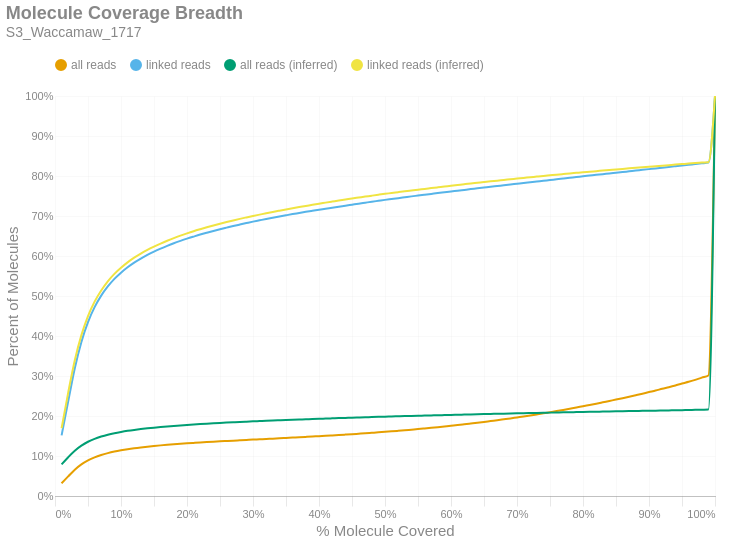

Here is the notebook cell this chart was saved with:
### Markdown cell above
### Molecule Read Coverage
This chart shows molecule coverage breadth as computed by the number of bases aligned to that molecule. In other words, "*how much of each unique long molecule is actually sequenced/aligned?*" Keep in mind there is a distinction between sequences and alignments, since some sequences belonging to a particular molecule may not align well and wouldn't appear in the alignment data. This chart also shows molecule coverage breadth as computed by the *inferred fragment* from which the aligned sequences originate. Unlike read coverage, this calculation takes into account the total insert size, including unsequenced gaps between the forward and reverse reads. Like the previous figures, these are cumulative percents.

### Code cell
if SKIPLR:
    print_html(f"Skipped")
else:
    binned_df = consolidated_hist(valids['coverage_bp'], mask, 0.01, True)
    binned_df_inf = consolidated_hist(valids['coverage_inserts'], mask, 0.01, True)
    binned_df = binned_df.with_columns(pl.lit(binned_df_inf['all reads (cumsum)']).alias('all reads (inferred)'))
    binned_df = binned_df.with_columns(pl.lit(binned_df_inf['linked reads (cumsum)']).alias('linked reads (inferred)'))
    binned_df = binned_df.with_columns(
        (pl.col('bin').cast(pl.Float64) + 0.01).alias('right_edge')
    )

    with SafeRender(binned_df):
        (
            density_plot(binned_df, 'Molecule Coverage Breadth', samplename, 'molcov', ['all reads (inferred)','linked reads (inferred)'])
            .encode(
                #x=alt.X('bin:Q', title="% Molecule Covered").axis(format = '%').scale(padding=0),
                x=alt.X('right_edge:Q', title="% Molecule Covered").axis(format='%').scale(padding=0),
                y=alt.Y('value:Q', title='Percent of Molecules')
                    .axis(format='%')
                    .stack(False)
                    .scale(domainMin=0, padding=0),
                color=alt.Color("key:N").scale(domain = ["all reads", "linked reads", "all reads (inferred)", "linked reads (inferred)"]),
                tooltip = [
                    alt.Tooltip("key:N", title = "Data Type"),
                    alt.Tooltip("range_label:N", title="% Molecule Covered"),
                    alt.Tooltip("value:Q", format = ".2%", title="% Molecules")
                ]
            )
        ).display()

### Figure 1 — Vega-Lite specification as saved in the notebook (floating-point values rounded to 4 significant figures)
{"width": "container", "height": 400, "config": {"title": {"anchor": "start", "dy": -15, "fontSize": 18, "color": "#888888", "subtitleColor": "#888888", "subtitleFontSize": 14}, "arc": {"fill": "#0072B2"}, "axis": {"domainColor": "#888888", "domainWidth": 0.5, "gridWidth": 0.2, "grid": false, "titleFontWeight": 400, "titleFontSize": 15, "labelFontSize": 11, "labelColor": "#888888", "tickColor": "#888888", "tickWidth": 0.2, "titleColor": "#888888"}, "axisBand": {"grid": false}, "axisX": {"grid": true, "tickSize": 10, "domainCap": "round"}, "axisY": {"domain": false, "grid": true, "tickSize": 0, "domainCap": "round"}, "background": "transparent", "header": {"labelFontSize": 15, "labelColor": "#888888", "titleFontSize": 15, "titleFontWeight": 600, "titleColor": "#888888"}, "legend": {"labelFont": "sans-serif", "labelFontSize": 12, "labelColor": "#888888", "symbolSize": 100, "symbolType": "circle", "titleFontSize": 12, "titlePadding": 10, "titleColor": "#888888", "title": null, "orient": "top"}, "range": {"category": ["#E69F00", "#56B4E9", "#009E73", "#F0E442", "#0072B2", "#D55E00", "#CC79A7", "#000000"], "diverging": ["#cfe8f3", "#a2d4ec", "#73bfe2", "#46abdb", "#1696d2", "#12719e"]}, "area": {"fill": "#0072B2", "fillOpacity": 0.7, "line": true, "strokeOpacity": 0.7}, "line": {"color": "#0072B2", "stroke": "#0072B2", "strokeWidth": 2}, "trail": {"color": "#0072B2", "stroke": "#0072B2", "strokeWidth": 0, "size": 1}, "point": {"filled": true, "fillOpacity": 1.0, "size": 95}, "text": {"color": "#888888", "fontSize": 11, "align": "right", "fontWeight": 400, "size": 11}, "bar": {"fill": "#0072B2", "stroke": null}, "view": {"stroke": null, "continuousWidth": 660, "continuousHeight": 400}}, "data": {"name": "data-dedf51bd5bcb6459f2e1c04db0c3f595"}, "mark": {"type": "line", "interpolate": "monotone", "point": {"opacity": 0, "size": 275}}, "encoding": {"color": {"field": "key", "scale": {"domain": ["all reads", "linked reads", "all reads (inferred)", "linked reads (inferred)"]}, "type": "nominal"}, "tooltip": [{"field": "key", "title": "Data Type", "type": "nominal"}, {"field": "range_label", "title": "% Molecule Covered", "type": "nominal"}, {"field": "value", "format": ".2%", "title": "% Molecules", "type": "quantitative"}], "x": {"axis": {"format": "%"}, "field": "right_edge", "scale": {"padding": 0}, "title": "% Molecule Covered", "type": "quantitative"}, "y": {"axis": {"format": "%"}, "field": "value", "scale": {"domainMin": 0, "padding": 0}, "stack": false, "title": "Percent of Molecules", "type": "quantitative"}}, "params": [{"name": "param_c36ac31b6afebe62", "select": {"type": "point", "fields": ["key"]}, "bind": "legend"}], "title": {"text": "Molecule Coverage Breadth", "subtitle": "S3_Waccamaw_1717"}, "transform": [{"fold": ["all reads (cumsum)", "linked reads (cumsum)", "all reads (inferred)", "linked reads (inferred)"]}, {"calculate": "replace(datum.key, ' (cumsum)', '')", "as": "key"}, {"filter": {"param": "param_c36ac31b6afebe62"}}], "usermeta": {"embedOptions": {"downloadFileName": "S3_Waccamaw_1717.molcov"}}, "$schema": "https://vega.github.io/schema/vega-lite/v6.1.0.json", "datasets": {"data-dedf51bd5bcb6459f2e1c04db0c3f595": [{"bin": "0.0", "interval": "0.0-0.01", "all reads": 0.03171, "linked reads": 0.1517, "all reads (cumsum)": 0.03171, "linked reads (cumsum)": 0.1517, "range_label": "0.0-0.01", "all reads (inferred)": 0.07897, "linked reads (inferred)": 0.1695, "right_edge": 0.01}, {"bin": "0.01", "interval": "0.01-0.02", "all reads": 0.01727, "linked reads": 0.08491, "all reads (cumsum)": 0.04897, "linked reads (cumsum)": 0.2366, "range_label": "0.01-0.02", "all reads (inferred)": 0.09701, "linked reads (inferred)": 0.2585, "right_edge": 0.02}, {"bin": "0.02", "interval": "0.02-0.03", "all reads": 0.01677, "linked reads": 0.08287, "all reads (cumsum)": 0.06575, "linked reads (cumsum)": 0.3195, "range_label": "0.02-0.03", "all reads (inferred)": 0.1133, "linked reads (inferred)": 0.3395, "right_edge": 0.03}, {"bin": "0.03", "interval": "0.03-0.04", "all reads": 0.01332, "linked reads": 0.06578, "all reads (cumsum)": 0.07907, "linked reads (cumsum)": 0.3852, "range_label": "0.03-0.04", "all reads (inferred)": 0.126, "linked reads (inferred)": 0.4022, "right_edge": 0.04}, {"bin": "0.04", "interval": "0.04-0.05", "all reads": 0.009999, "linked reads": 0.04935, "all reads (cumsum)": 0.08907, "linked reads (cumsum)": 0.4346, "range_label": "0.04-0.05", "all reads (inferred)": 0.1356, "linked reads (inferred)": 0.4498, "right_edge": 0.05}, {"bin": "0.05", "interval": "0.05-0.06", "all reads": 0.007613, "linked reads": 0.03754, "all reads (cumsum)": 0.09668, "linked reads (cumsum)": 0.4721, "range_label": "0.05-0.06", "all reads (inferred)": 0.1429, "linked reads (inferred)": 0.4859, "right_edge": 0.06}, {"bin": "0.06", "interval": "0.06-0.07", "all reads": 0.005841, "linked reads": 0.02876, "all reads (cumsum)": 0.1025, "linked reads (cumsum)": 0.5009, "range_label": "0.06-0.07", "all reads (inferred)": 0.1486, "linked reads (inferred)": 0.5138, "right_edge": 0.07}, {"bin": "0.07", "interval": "0.07-0.08", "all reads": 0.004683, "linked reads": 0.023, "all reads (cumsum)": 0.1072, "linked reads (cumsum)": 0.5239, "range_label": "0.07-0.08", "all reads (inferred)": 0.1533, "linked reads (inferred)": 0.5367, "right_edge": 0.08}, {"bin": "0.08", "interval": "0.08-0.09", "all reads": 0.003857, "linked reads": 0.01892, "all reads (cumsum)": 0.1111, "linked reads (cumsum)": 0.5428, "range_label": "0.08-0.09", "all reads (inferred)": 0.157, "linked reads (inferred)": 0.5553, "right_edge": 0.09}, {"bin": "0.09", "interval": "0.09-0.1", "all reads": 0.003183, "linked reads": 0.0156, "all reads (cumsum)": 0.1142, "linked reads (cumsum)": 0.5584, "range_label": "0.09-0.1", "all reads (inferred)": 0.1602, "linked reads (inferred)": 0.5707, "right_edge": 0.1}, {"bin": "0.1", "interval": "0.1-0.11", "all reads": 0.002765, "linked reads": 0.01352, "all reads (cumsum)": 0.117, "linked reads (cumsum)": 0.5719, "range_label": "0.1-0.11", "all reads (inferred)": 0.1629, "linked reads (inferred)": 0.5842, "right_edge": 0.11}, {"bin": "0.11", "interval": "0.11-0.12", "all reads": 0.002377, "linked reads": 0.01162, "all reads (cumsum)": 0.1194, "linked reads (cumsum)": 0.5836, "range_label": "0.11-0.12", "all reads (inferred)": 0.1653, "linked reads (inferred)": 0.5958, "right_edge": 0.12}, {"bin": "0.12", "interval": "0.12-0.13", "all reads": 0.002061, "linked reads": 0.01006, "all reads (cumsum)": 0.1214, "linked reads (cumsum)": 0.5936, "range_label": "0.12-0.13", "all reads (inferred)": 0.1674, "linked reads (inferred)": 0.6061, "right_edge": 0.13}, {"bin": "0.13", "interval": "0.13-0.14", "all reads": 0.001855, "linked reads": 0.009045, "all reads (cumsum)": 0.1233, "linked reads (cumsum)": 0.6027, "range_label": "0.13-0.14", "all reads (inferred)": 0.1692, "linked reads (inferred)": 0.6152, "right_edge": 0.14}, {"bin": "0.14", "interval": "0.14-0.15", "all reads": 0.001708, "linked reads": 0.008336, "all reads (cumsum)": 0.125, "linked reads (cumsum)": 0.611, "range_label": "0.14-0.15", "all reads (inferred)": 0.1709, "linked reads (inferred)": 0.6234, "right_edge": 0.15}, {"bin": "0.15", "interval": "0.15-0.16", "all reads": 0.001554, "linked reads": 0.007528, "all reads (cumsum)": 0.1266, "linked reads (cumsum)": 0.6185, "range_label": "0.15-0.16", "all reads (inferred)": 0.1724, "linked reads (inferred)": 0.6309, "right_edge": 0.16}, {"bin": "0.16", "interval": "0.16-0.17", "all reads": 0.001443, "linked reads": 0.006965, "all reads (cumsum)": 0.128, "linked reads (cumsum)": 0.6255, "range_label": "0.16-0.17", "all reads (inferred)": 0.1739, "linked reads (inferred)": 0.638, "right_edge": 0.17}, {"bin": "0.17", "interval": "0.17-0.18", "all reads": 0.001336, "linked reads": 0.006447, "all reads (cumsum)": 0.1293, "linked reads (cumsum)": 0.6319, "range_label": "0.17-0.18", "all reads (inferred)": 0.1753, "linked reads (inferred)": 0.6447, "right_edge": 0.18}, {"bin": "0.18", "interval": "0.18-0.19", "all reads": 0.001222, "linked reads": 0.005873, "all reads (cumsum)": 0.1306, "linked reads (cumsum)": 0.6378, "range_label": "0.18-0.19", "all reads (inferred)": 0.1765, "linked reads (inferred)": 0.6508, "right_edge": 0.19}, {"bin": "0.19", "interval": "0.19-0.2", "all reads": 0.001156, "linked reads": 0.005547, "all reads (cumsum)": 0.1317, "linked reads (cumsum)": 0.6434, "range_label": "0.19-0.2", "all reads (inferred)": 0.1777, "linked reads (inferred)": 0.6565, "right_edge": 0.2}, {"bin": "0.2", "interval": "0.2-0.21", "all reads": 0.001081, "linked reads": 0.00518, "all reads (cumsum)": 0.1328, "linked reads (cumsum)": 0.6485, "range_label": "0.2-0.21", "all reads (inferred)": 0.1788, "linked reads (inferred)": 0.6618, "right_edge": 0.21}, {"bin": "0.21", "interval": "0.21-0.22", "all reads": 0.001057, "linked reads": 0.005021, "all reads (cumsum)": 0.1339, "linked reads (cumsum)": 0.6536, "range_label": "0.21-0.22", "all reads (inferred)": 0.1798, "linked reads (inferred)": 0.6668, "right_edge": 0.22}, {"bin": "0.22", "interval": "0.22-0.23", "all reads": 0.0009772, "linked reads": 0.004623, "all reads (cumsum)": 0.1348, "linked reads (cumsum)": 0.6582, "range_label": "0.22-0.23", "all reads (inferred)": 0.1808, "linked reads (inferred)": 0.6717, "right_edge": 0.23}, {"bin": "0.23", "interval": "0.23-0.24", "all reads": 0.0009345, "linked reads": 0.004432, "all reads (cumsum)": 0.1358, "linked reads (cumsum)": 0.6626, "range_label": "0.23-0.24", "all reads (inferred)": 0.1818, "linked reads (inferred)": 0.6763, "right_edge": 0.24}, {"bin": "0.24", "interval": "0.24-0.25", "all reads": 0.0009099, "linked reads": 0.004254, "all reads (cumsum)": 0.1367, "linked reads (cumsum)": 0.6669, "range_label": "0.24-0.25", "all reads (inferred)": 0.1827, "linked reads (inferred)": 0.6807, "right_edge": 0.25}, {"bin": "0.25", "interval": "0.25-0.26", "all reads": 0.0008638, "linked reads": 0.004027, "all reads (cumsum)": 0.1375, "linked reads (cumsum)": 0.6709, "range_label": "0.25-0.26", "all reads (inferred)": 0.1835, "linked reads (inferred)": 0.6848, "right_edge": 0.26}, {"bin": "0.26", "interval": "0.26-0.27", "all reads": 0.000859, "linked reads": 0.003972, "all reads (cumsum)": 0.1384, "linked reads (cumsum)": 0.6749, "range_label": "0.26-0.27", "all reads (inferred)": 0.1843, "linked reads (inferred)": 0.6889, "right_edge": 0.27}, {"bin": "0.27", "interval": "0.27-0.28", "all reads": 0.0008454, "linked reads": 0.003762, "all reads (cumsum)": 0.1392, "linked reads (cumsum)": 0.6786, "range_label": "0.27-0.28", "all reads (inferred)": 0.1852, "linked reads (inferred)": 0.6928, "right_edge": 0.28}, {"bin": "0.28", "interval": "0.28-0.29", "all reads": 0.0008481, "linked reads": 0.00367, "all reads (cumsum)": 0.1401, "linked reads (cumsum)": 0.6823, "range_label": "0.28-0.29", "all reads (inferred)": 0.1859, "linked reads (inferred)": 0.6965, "right_edge": 0.29}, {"bin": "0.29", "interval": "0.29-0.3", "all reads": 0.0008556, "linked reads": 0.003622, "all reads (cumsum)": 0.141, "linked reads (cumsum)": 0.6859, "range_label": "0.29-0.3", "all reads (inferred)": 0.1866, "linked reads (inferred)": 0.7, "right_edge": 0.3}, {"bin": "0.3", "interval": "0.3-0.31", "all reads": 0.0008201, "linked reads": 0.003325, "all reads (cumsum)": 0.1418, "linked reads (cumsum)": 0.6892, "range_label": "0.3-0.31", "all reads (inferred)": 0.1873, "linked reads (inferred)": 0.7034, "right_edge": 0.31}, {"bin": "0.31", "interval": "0.31-0.32", "all reads": 0.0008382, "linked reads": 0.003315, "all reads (cumsum)": 0.1426, "linked reads (cumsum)": 0.6926, "range_label": "0.31-0.32", "all reads (inferred)": 0.1881, "linked reads (inferred)": 0.7068, "right_edge": 0.32}, {"bin": "0.32", "interval": "0.32-0.33", "all reads": 0.0007948, "linked reads": 0.002997, "all reads (cumsum)": 0.1434, "linked reads (cumsum)": 0.6956, "range_label": "0.32-0.33", "all reads (inferred)": 0.1887, "linked reads (inferred)": 0.7101, "right_edge": 0.33}, {"bin": "0.33", "interval": "0.33-0.34", "all reads": 0.000843, "linked reads": 0.00311, "all reads (cumsum)": 0.1442, "linked reads (cumsum)": 0.6987, "range_label": "0.33-0.34", "all reads (inferred)": 0.1894, "linked reads (inferred)": 0.7132, "right_edge": 0.34}, {"bin": "0.34", "interval": "0.34-0.35", "all reads": 0.0008679, "linked reads": 0.003071, "all reads (cumsum)": 0.1451, "linked reads (cumsum)": 0.7017, "range_label": "0.34-0.35", "all reads (inferred)": 0.19, "linked reads (inferred)": 0.7163, "right_edge": 0.35}, {"bin": "0.35", "interval": "0.35-0.36", "all reads": 0.0008696, "linked reads": 0.003002, "all reads (cumsum)": 0.146, "linked reads (cumsum)": 0.7047, "range_label": "0.35-0.36", "all reads (inferred)": 0.1907, "linked reads (inferred)": 0.7193, "right_edge": 0.36}, {"bin": "0.36", "interval": "0.36-0.37", "all reads": 0.0008614, "linked reads": 0.002811, "all reads (cumsum)": 0.1468, "linked reads (cumsum)": 0.7076, "range_label": "0.36-0.37", "all reads (inferred)": 0.1913, "linked reads (inferred)": 0.7223, "right_edge": 0.37}, {"bin": "0.37", "interval": "0.37-0.38", "all reads": 0.0008901, "linked reads": 0.002857, "all reads (cumsum)": 0.1477, "linked reads (cumsum)": 0.7104, "range_label": "0.37-0.38", "all reads (inferred)": 0.1919, "linked reads (inferred)": 0.7251, "right_edge": 0.38}, {"bin": "0.38", "interval": "0.38-0.39", "all reads": 0.0009044, "linked reads": 0.002707, "all reads (cumsum)": 0.1486, "linked reads (cumsum)": 0.7131, "range_label": "0.38-0.39", "all reads (inferred)": 0.1925, "linked reads (inferred)": 0.7281, "right_edge": 0.39}, {"bin": "0.39", "interval": "0.39-0.4", "all reads": 0.0009434, "linked reads": 0.002659, "all reads (cumsum)": 0.1496, "linked reads (cumsum)": 0.7158, "range_label": "0.39-0.4", "all reads (inferred)": 0.1931, "linked reads (inferred)": 0.7309, "right_edge": 0.4}, {"bin": "0.4", "interval": "0.4-0.41", "all reads": 0.0009038, "linked reads": 0.002437, "all reads (cumsum)": 0.1505, "linked reads (cumsum)": 0.7182, "range_label": "0.4-0.41", "all reads (inferred)": 0.1936, "linked reads (inferred)": 0.7334, "right_edge": 0.41}, {"bin": "0.41", "interval": "0.41-0.42", "all reads": 0.000969, "linked reads": 0.002591, "all reads (cumsum)": 0.1515, "linked reads (cumsum)": 0.7208, "range_label": "0.41-0.42", "all reads (inferred)": 0.1942, "linked reads (inferred)": 0.736, "right_edge": 0.42}, {"bin": "0.42", "interval": "0.42-0.43", "all reads": 0.0009909, "linked reads": 0.002475, "all reads (cumsum)": 0.1524, "linked reads (cumsum)": 0.7233, "range_label": "0.42-0.43", "all reads (inferred)": 0.1948, "linked reads (inferred)": 0.7387, "right_edge": 0.43}, {"bin": "0.43", "interval": "0.43-0.44", "all reads": 0.001039, "linked reads": 0.002604, "all reads (cumsum)": 0.1535, "linked reads (cumsum)": 0.7259, "range_label": "0.43-0.44", "all reads (inferred)": 0.1953, "linked reads (inferred)": 0.7412, "right_edge": 0.44}, {"bin": "0.44", "interval": "0.44-0.45", "all reads": 0.001064, "linked reads": 0.002499, "all reads (cumsum)": 0.1546, "linked reads (cumsum)": 0.7284, "range_label": "0.44-0.45", "all reads (inferred)": 0.1958, "linked reads (inferred)": 0.7438, "right_edge": 0.45}, {"bin": "0.45", "interval": "0.45-0.46", "all reads": 0.001128, "linked reads": 0.002509, "all reads (cumsum)": 0.1557, "linked reads (cumsum)": 0.7309, "range_label": "0.45-0.46", "all reads (inferred)": 0.1964, "linked reads (inferred)": 0.7461, "right_edge": 0.46}, {"bin": "0.46", "interval": "0.46-0.47", "all reads": 0.001126, "linked reads": 0.002398, "all reads (cumsum)": 0.1568, "linked reads (cumsum)": 0.7333, "range_label": "0.46-0.47", "all reads (inferred)": 0.1969, "linked reads (inferred)": 0.7485, "right_edge": 0.47}, {"bin": "0.47", "interval": "0.47-0.48", "all reads": 0.001168, "linked reads": 0.002396, "all reads (cumsum)": 0.158, "linked reads (cumsum)": 0.7357, "range_label": "0.47-0.48", "all reads (inferred)": 0.1974, "linked reads (inferred)": 0.7508, "right_edge": 0.48}, {"bin": "0.48", "interval": "0.48-0.49", "all reads": 0.001172, "linked reads": 0.002297, "all reads (cumsum)": 0.1591, "linked reads (cumsum)": 0.738, "range_label": "0.48-0.49", "all reads (inferred)": 0.1979, "linked reads (inferred)": 0.7532, "right_edge": 0.49}, {"bin": "0.49", "interval": "0.49-0.5", "all reads": 0.001321, "linked reads": 0.002307, "all reads (cumsum)": 0.1605, "linked reads (cumsum)": 0.7403, "range_label": "0.49-0.5", "all reads (inferred)": 0.1984, "linked reads (inferred)": 0.7554, "right_edge": 0.5}, {"bin": "0.5", "interval": "0.5-0.51", "all reads": 0.00119, "linked reads": 0.002145, "all reads (cumsum)": 0.1617, "linked reads (cumsum)": 0.7424, "range_label": "0.5-0.51", "all reads (inferred)": 0.1988, "linked reads (inferred)": 0.7575, "right_edge": 0.51}, {"bin": "0.51", "interval": "0.51-0.52", "all reads": 0.001332, "linked reads": 0.00215, "all reads (cumsum)": 0.163, "linked reads (cumsum)": 0.7446, "range_label": "0.51-0.52", "all reads (inferred)": 0.1993, "linked reads (inferred)": 0.7596, "right_edge": 0.52}, {"bin": "0.52", "interval": "0.52-0.53", "all reads": 0.001383, "linked reads": 0.002232, "all reads (cumsum)": 0.1644, "linked reads (cumsum)": 0.7468, "range_label": "0.52-0.53", "all reads (inferred)": 0.1997, "linked reads (inferred)": 0.7617, "right_edge": 0.53}, {"bin": "0.53", "interval": "0.53-0.54", "all reads": 0.001451, "linked reads": 0.002234, "all reads (cumsum)": 0.1658, "linked reads (cumsum)": 0.7491, "range_label": "0.53-0.54", "all reads (inferred)": 0.2002, "linked reads (inferred)": 0.7638, "right_edge": 0.54}, {"bin": "0.54", "interval": "0.54-0.55", "all reads": 0.001434, "linked reads": 0.002029, "all reads (cumsum)": 0.1673, "linked reads (cumsum)": 0.7511, "range_label": "0.54-0.55", "all reads (inferred)": 0.2006, "linked reads (inferred)": 0.7658, "right_edge": 0.55}, {"bin": "0.55", "interval": "0.55-0.56", "all reads": 0.001557, "linked reads": 0.00207, "all reads (cumsum)": 0.1688, "linked reads (cumsum)": 0.7532, "range_label": "0.55-0.56", "all reads (inferred)": 0.201, "linked reads (inferred)": 0.7677, "right_edge": 0.56}, {"bin": "0.56", "interval": "0.56-0.57", "all reads": 0.001592, "linked reads": 0.002087, "all reads (cumsum)": 0.1704, "linked reads (cumsum)": 0.7552, "range_label": "0.56-0.57", "all reads (inferred)": 0.2014, "linked reads (inferred)": 0.7697, "right_edge": 0.57}, {"bin": "0.57", "interval": "0.57-0.58", "all reads": 0.001648, "linked reads": 0.002125, "all reads (cumsum)": 0.1721, "linked reads (cumsum)": 0.7574, "range_label": "0.57-0.58", "all reads (inferred)": 0.2019, "linked reads (inferred)": 0.7717, "right_edge": 0.58}, {"bin": "0.58", "interval": "0.58-0.59", "all reads": 0.001743, "linked reads": 0.001984, "all reads (cumsum)": 0.1738, "linked reads (cumsum)": 0.7593, "range_label": "0.58-0.59", "all reads (inferred)": 0.2023, "linked reads (inferred)": 0.7736, "right_edge": 0.59}, {"bin": "0.59", "interval": "0.59-0.6", "all reads": 0.001746, "linked reads": 0.001996, "all reads (cumsum)": 0.1755, "linked reads (cumsum)": 0.7613, "range_label": "0.59-0.6", "all reads (inferred)": 0.2027, "linked reads (inferred)": 0.7756, "right_edge": 0.6}, {"bin": "0.6", "interval": "0.6-0.61", "all reads": 0.001732, "linked reads": 0.001914, "all reads (cumsum)": 0.1773, "linked reads (cumsum)": 0.7633, "range_label": "0.6-0.61", "all reads (inferred)": 0.2031, "linked reads (inferred)": 0.7775, "right_edge": 0.61}, {"bin": "0.61", "interval": "0.61-0.62", "all reads": 0.001906, "linked reads": 0.001978, "all reads (cumsum)": 0.1792, "linked reads (cumsum)": 0.7652, "range_label": "0.61-0.62", "all reads (inferred)": 0.2036, "linked reads (inferred)": 0.7794, "right_edge": 0.62}, {"bin": "0.62", "interval": "0.62-0.63", "all reads": 0.001946, "linked reads": 0.001974, "all reads (cumsum)": 0.1811, "linked reads (cumsum)": 0.7672, "range_label": "0.62-0.63", "all reads (inferred)": 0.204, "linked reads (inferred)": 0.7813, "right_edge": 0.63}, {"bin": "0.63", "interval": "0.63-0.64", "all reads": 0.001956, "linked reads": 0.001926, "all reads (cumsum)": 0.1831, "linked reads (cumsum)": 0.7691, "range_label": "0.63-0.64", "all reads (inferred)": 0.2044, "linked reads (inferred)": 0.7831, "right_edge": 0.64}, {"bin": "0.64", "interval": "0.64-0.65", "all reads": 0.002044, "linked reads": 0.001976, "all reads (cumsum)": 0.1851, "linked reads (cumsum)": 0.7711, "range_label": "0.64-0.65", "all reads (inferred)": 0.2048, "linked reads (inferred)": 0.785, "right_edge": 0.65}, {"bin": "0.65", "interval": "0.65-0.66", "all reads": 0.002199, "linked reads": 0.002003, "all reads (cumsum)": 0.1873, "linked reads (cumsum)": 0.7731, "range_label": "0.65-0.66", "all reads (inferred)": 0.2052, "linked reads (inferred)": 0.7868, "right_edge": 0.66}, {"bin": "0.66", "interval": "0.66-0.67", "all reads": 0.002139, "linked reads": 0.001891, "all reads (cumsum)": 0.1895, "linked reads (cumsum)": 0.775, "range_label": "0.66-0.67", "all reads (inferred)": 0.2055, "linked reads (inferred)": 0.7884, "right_edge": 0.67}, {"bin": "0.67", "interval": "0.67-0.68", "all reads": 0.002255, "linked reads": 0.001909, "all reads (cumsum)": 0.1917, "linked reads (cumsum)": 0.7769, "range_label": "0.67-0.68", "all reads (inferred)": 0.2059, "linked reads (inferred)": 0.7901, "right_edge": 0.68}, {"bin": "0.68", "interval": "0.68-0.69", "all reads": 0.002269, "linked reads": 0.001885, "all reads (cumsum)": 0.194, "linked reads (cumsum)": 0.7788, "range_label": "0.68-0.69", "all reads (inferred)": 0.2063, "linked reads (inferred)": 0.7918, "right_edge": 0.69}, {"bin": "0.69", "interval": "0.69-0.7", "all reads": 0.002438, "linked reads": 0.001868, "all reads (cumsum)": 0.1964, "linked reads (cumsum)": 0.7807, "range_label": "0.69-0.7", "all reads (inferred)": 0.2066, "linked reads (inferred)": 0.7935, "right_edge": 0.7}, {"bin": "0.7", "interval": "0.7-0.71", "all reads": 0.002401, "linked reads": 0.001877, "all reads (cumsum)": 0.1988, "linked reads (cumsum)": 0.7825, "range_label": "0.7-0.71", "all reads (inferred)": 0.207, "linked reads (inferred)": 0.7952, "right_edge": 0.71}, {"bin": "0.71", "interval": "0.71-0.72", "all reads": 0.002524, "linked reads": 0.001844, "all reads (cumsum)": 0.2014, "linked reads (cumsum)": 0.7844, "range_label": "0.71-0.72", "all reads (inferred)": 0.2074, "linked reads (inferred)": 0.7968, "right_edge": 0.72}, {"bin": "0.72", "interval": "0.72-0.73", "all reads": 0.002608, "linked reads": 0.001846, "all reads (cumsum)": 0.204, "linked reads (cumsum)": 0.7862, "range_label": "0.72-0.73", "all reads (inferred)": 0.2077, "linked reads (inferred)": 0.7985, "right_edge": 0.73}, {"bin": "0.73", "interval": "0.73-0.74", "all reads": 0.002675, "linked reads": 0.001768, "all reads (cumsum)": 0.2066, "linked reads (cumsum)": 0.788, "range_label": "0.73-0.74", "all reads (inferred)": 0.2081, "linked reads (inferred)": 0.8002, "right_edge": 0.74}, {"bin": "0.74", "interval": "0.74-0.75", "all reads": 0.002858, "linked reads": 0.001925, "all reads (cumsum)": 0.2095, "linked reads (cumsum)": 0.7899, "range_label": "0.74-0.75", "all reads (inferred)": 0.2084, "linked reads (inferred)": 0.8017, "right_edge": 0.75}, {"bin": "0.75", "interval": "0.75-0.76", "all reads": 0.002758, "linked reads": 0.001766, "all reads (cumsum)": 0.2123, "linked reads (cumsum)": 0.7917, "range_label": "0.75-0.76", "all reads (inferred)": 0.2088, "linked reads (inferred)": 0.8033, "right_edge": 0.76}, {"bin": "0.76", "interval": "0.76-0.77", "all reads": 0.002944, "linked reads": 0.001923, "all reads (cumsum)": 0.2152, "linked reads (cumsum)": 0.7936, "range_label": "0.76-0.77", "all reads (inferred)": 0.2091, "linked reads (inferred)": 0.8048, "right_edge": 0.77}, {"bin": "0.77", "interval": "0.77-0.78", "all reads": 0.003038, "linked reads": 0.001892, "all reads (cumsum)": 0.2182, "linked reads (cumsum)": 0.7955, "range_label": "0.77-0.78", "all reads (inferred)": 0.2094, "linked reads (inferred)": 0.8063, "right_edge": 0.78}, {"bin": "0.78", "interval": "0.78-0.79", "all reads": 0.003005, "linked reads": 0.001822, "all reads (cumsum)": 0.2212, "linked reads (cumsum)": 0.7973, "range_label": "0.78-0.79", "all reads (inferred)": 0.2098, "linked reads (inferred)": 0.8078, "right_edge": 0.79}, {"bin": "0.79", "interval": "0.79-0.8", "all reads": 0.003285, "linked reads": 0.001966, "all reads (cumsum)": 0.2245, "linked reads (cumsum)": 0.7993, "range_label": "0.79-0.8", "all reads (inferred)": 0.2101, "linked reads (inferred)": 0.8094, "right_edge": 0.8}, {"bin": "0.8", "interval": "0.8-0.81", "all reads": 0.003083, "linked reads": 0.001788, "all reads (cumsum)": 0.2276, "linked reads (cumsum)": 0.8011, "range_label": "0.8-0.81", "all reads (inferred)": 0.2104, "linked reads (inferred)": 0.8107, "right_edge": 0.81}, {"bin": "0.81", "interval": "0.81-0.82", "all reads": 0.003206, "linked reads": 0.001832, "all reads (cumsum)": 0.2308, "linked reads (cumsum)": 0.8029, "range_label": "0.81-0.82", "all reads (inferred)": 0.2107, "linked reads (inferred)": 0.8122, "right_edge": 0.82}, {"bin": "0.82", "interval": "0.82-0.83", "all reads": 0.003406, "linked reads": 0.001716, "all reads (cumsum)": 0.2342, "linked reads (cumsum)": 0.8046, "range_label": "0.82-0.83", "all reads (inferred)": 0.211, "linked reads (inferred)": 0.8136, "right_edge": 0.83}, {"bin": "0.83", "interval": "0.83-0.84", "all reads": 0.003435, "linked reads": 0.001841, "all reads (cumsum)": 0.2377, "linked reads (cumsum)": 0.8065, "range_label": "0.83-0.84", "all reads (inferred)": 0.2113, "linked reads (inferred)": 0.815, "right_edge": 0.84}, {"bin": "0.84", "interval": "0.84-0.85", "all reads": 0.003393, "linked reads": 0.001679, "all reads (cumsum)": 0.241, "linked reads (cumsum)": 0.8082, "range_label": "0.84-0.85", "all reads (inferred)": 0.2116, "linked reads (inferred)": 0.8164, "right_edge": 0.85}, {"bin": "0.85", "interval": "0.85-0.86", "all reads": 0.00349, "linked reads": 0.00173, "all reads (cumsum)": 0.2445, "linked reads (cumsum)": 0.8099, "range_label": "0.85-0.86", "all reads (inferred)": 0.212, "linked reads (inferred)": 0.8178, "right_edge": 0.86}, {"bin": "0.86", "interval": "0.86-0.87", "all reads": 0.00364, "linked reads": 0.001831, "all reads (cumsum)": 0.2482, "linked reads (cumsum)": 0.8117, "range_label": "0.86-0.87", "all reads (inferred)": 0.2123, "linked reads (inferred)": 0.8191, "right_edge": 0.87}, {"bin": "0.87", "interval": "0.87-0.88", "all reads": 0.003812, "linked reads": 0.001785, "all reads (cumsum)": 0.252, "linked reads (cumsum)": 0.8135, "range_label": "0.87-0.88", "all reads (inferred)": 0.2125, "linked reads (inferred)": 0.8205, "right_edge": 0.88}, {"bin": "0.88", "interval": "0.88-0.89", "all reads": 0.003862, "linked reads": 0.001897, "all reads (cumsum)": 0.2558, "linked reads (cumsum)": 0.8154, "range_label": "0.88-0.89", "all reads (inferred)": 0.2128, "linked reads (inferred)": 0.8218, "right_edge": 0.89}, {"bin": "0.89", "interval": "0.89-0.9", "all reads": 0.00399, "linked reads": 0.001793, "all reads (cumsum)": 0.2598, "linked reads (cumsum)": 0.8172, "range_label": "0.89-0.9", "all reads (inferred)": 0.2131, "linked reads (inferred)": 0.8231, "right_edge": 0.9}, {"bin": "0.9", "interval": "0.9-0.91", "all reads": 0.00379, "linked reads": 0.001732, "all reads (cumsum)": 0.2636, "linked reads (cumsum)": 0.8189, "range_label": "0.9-0.91", "all reads (inferred)": 0.2134, "linked reads (inferred)": 0.8244, "right_edge": 0.91}, {"bin": "0.91", "interval": "0.91-0.92", "all reads": 0.004475, "linked reads": 0.001887, "all reads (cumsum)": 0.2681, "linked reads (cumsum)": 0.8208, "range_label": "0.91-0.92", "all reads (inferred)": 0.2137, "linked reads (inferred)": 0.8257, "right_edge": 0.92}, {"bin": "0.92", "interval": "0.92-0.93", "all reads": 0.003987, "linked reads": 0.001872, "all reads (cumsum)": 0.2721, "linked reads (cumsum)": 0.8227, "range_label": "0.92-0.93", "all reads (inferred)": 0.214, "linked reads (inferred)": 0.8271, "right_edge": 0.93}, {"bin": "0.93", "interval": "0.93-0.94", "all reads": 0.00437, "linked reads": 0.001855, "all reads (cumsum)": 0.2765, "linked reads (cumsum)": 0.8245, "range_label": "0.93-0.94", "all reads (inferred)": 0.2143, "linked reads (inferred)": 0.8285, "right_edge": 0.94}, {"bin": "0.94", "interval": "0.94-0.95", "all reads": 0.004829, "linked reads": 0.00185, "all reads (cumsum)": 0.2813, "linked reads (cumsum)": 0.8264, "range_label": "0.94-0.95", "all reads (inferred)": 0.2146, "linked reads (inferred)": 0.8297, "right_edge": 0.95}, {"bin": "0.95", "interval": "0.95-0.96", "all reads": 0.004188, "linked reads": 0.001768, "all reads (cumsum)": 0.2855, "linked reads (cumsum)": 0.8282, "range_label": "0.95-0.96", "all reads (inferred)": 0.215, "linked reads (inferred)": 0.831, "right_edge": 0.96}, {"bin": "0.96", "interval": "0.96-0.97", "all reads": 0.004939, "linked reads": 0.001684, "all reads (cumsum)": 0.2904, "linked reads (cumsum)": 0.8298, "range_label": "0.96-0.97", "all reads (inferred)": 0.2154, "linked reads (inferred)": 0.8325, "right_edge": 0.97}, {"bin": "0.97", "interval": "0.97-0.98", "all reads": 0.005524, "linked reads": 0.001766, "all reads (cumsum)": 0.2959, "linked reads (cumsum)": 0.8316, "range_label": "0.97-0.98", "all reads (inferred)": 0.2157, "linked reads (inferred)": 0.8337, "right_edge": 0.98}, {"bin": "0.98", "interval": "0.98-0.99", "all reads": 0.005247, "linked reads": 0.001937, "all reads (cumsum)": 0.3012, "linked reads (cumsum)": 0.8335, "range_label": "0.98-0.99", "all reads (inferred)": 0.2161, "linked reads (inferred)": 0.8344, "right_edge": 0.99}, {"bin": "0.99", "interval": "0.99-1.0", "all reads": 0.6988, "linked reads": 0.1665, "all reads (cumsum)": 1.0, "linked reads (cumsum)": 1.0, "range_label": "0.99-1.0", "all reads (inferred)": 1.0, "linked reads (inferred)": 1.0, "right_edge": 1.0}]}}
